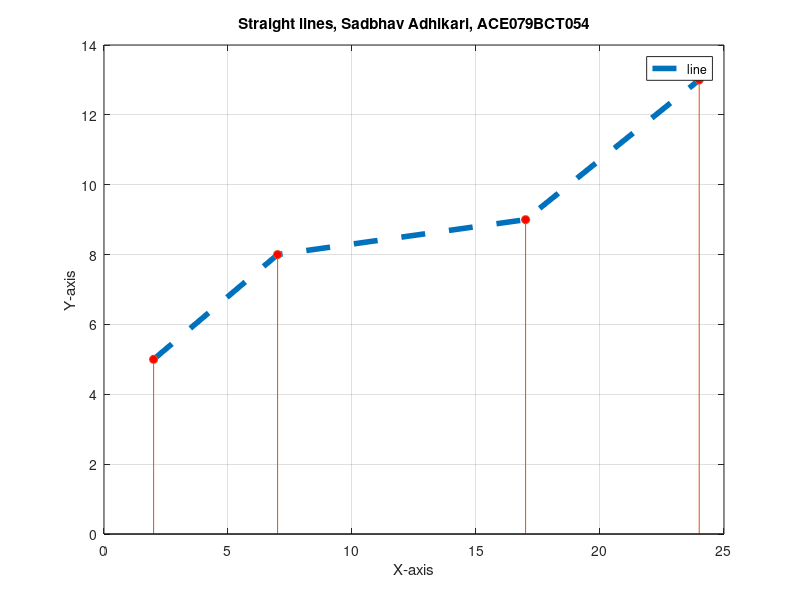

Reproduce this figure in MATLAB.
x = [2, 7, 17, 24];
y = [5. 8, 9, 13];

% plot() plots continuous graphs, can modify the look of it through params
plot(x, y, "--", "linewidth", 4)
hold on

% stem() plots discrete graphs, can modify its look through params too
stem(x, y, "filled", "markerfacecolor", "r")

title("Straight lines, Sadbhav Adhikari, ACE079BCT054")
xlabel("X-axis")
ylabel("Y-axis")
legend("line")
grid on;
